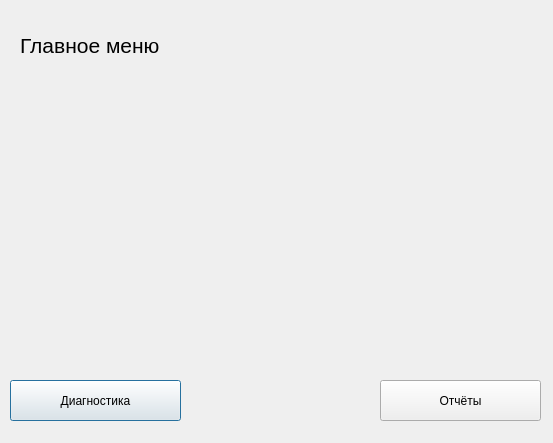
<?xml version="1.0" encoding="UTF-8"?>
<ui version="4.0">
 <class>Dialog</class>
 <widget class="QDialog" name="Dialog">
  <property name="geometry">
   <rect>
    <x>0</x>
    <y>0</y>
    <width>553</width>
    <height>443</height>
   </rect>
  </property>
  <property name="windowTitle">
   <string>Dialog</string>
  </property>
  <widget class="QPushButton" name="diagnosticPushButton">
   <property name="geometry">
    <rect>
     <x>10</x>
     <y>380</y>
     <width>171</width>
     <height>41</height>
    </rect>
   </property>
   <property name="text">
    <string>Диагностика</string>
   </property>
  </widget>
  <widget class="QPushButton" name="reportsPushButton">
   <property name="geometry">
    <rect>
     <x>380</x>
     <y>380</y>
     <width>161</width>
     <height>41</height>
    </rect>
   </property>
   <property name="text">
    <string>Отчёты</string>
   </property>
  </widget>
  <widget class="QLabel" name="label">
   <property name="geometry">
    <rect>
     <x>20</x>
     <y>10</y>
     <width>191</width>
     <height>71</height>
    </rect>
   </property>
   <property name="font">
    <font>
     <pointsize>16</pointsize>
    </font>
   </property>
   <property name="text">
    <string>Главное меню</string>
   </property>
  </widget>
 </widget>
 <resources/>
 <connections/>
</ui>
